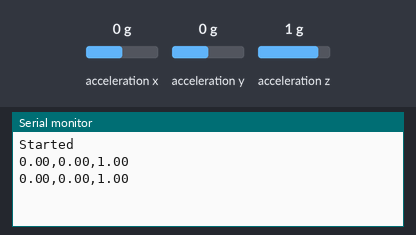
A sketch run on a simulated Arduino Nano 33 BLE. Shown: the last lines printed to the serial monitor. Inputs (shaded band) come from the test bench; at power-on: acceleration x 0 g, acceleration y 0 g, acceleration z 1 g.

Above: at 1.8 s.
1.9 s: acceleration x set to -1.4 g
At 2.4 s:
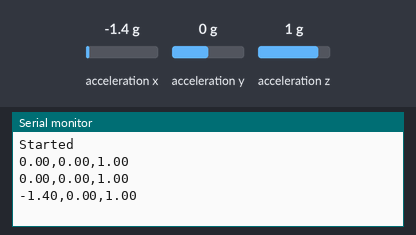
3.4 s: acceleration y set to -1.4 g
At 4.7 s:
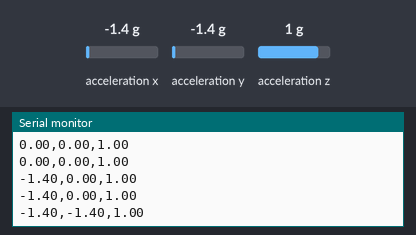
4.9 s: acceleration z set to -1.4 g
At 5.8 s:
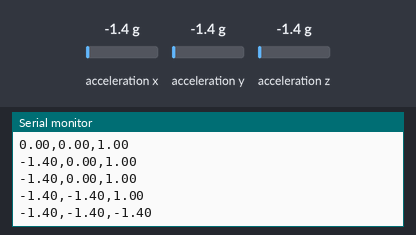

The sketch:

readData.ino
```cpp
#include <Arduino_LSM9DS1.h>

void setup() {
  Serial.begin(9600);
  while (!Serial);
  Serial.println("Started");

  if (!IMU.begin()) {
//    Serial.println("Failed to initialize IMU!");
    while (1);
  }
}

void loop() {
  float x, y, z;
  // collecting Raw Data
  if (IMU.accelerationAvailable()) {
    IMU.readAcceleration(x, y, z);

    Serial.print(x);
    Serial.print(",");
    Serial.print(y);
    Serial.print(",");
    Serial.println(z);
    delay(1000);
  }
}
```

Measured:
- after the input at 1.9 s, the serial monitor: prints a new line after 0.10 s (image 1)
- after the input at 3.4 s, the serial monitor: prints a new line after 0.61 s (image 2)
- after the input at 4.9 s, the serial monitor: prints a new line after 0.11 s (image 3)
